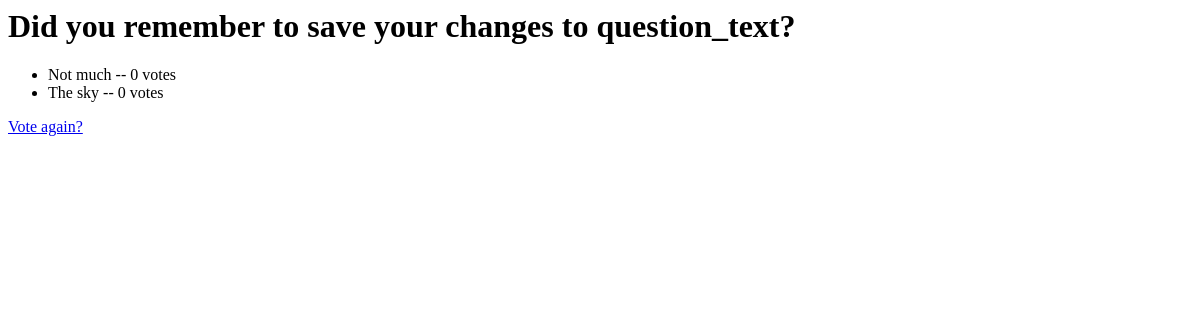
The app's page /polls/1/results/, older data.
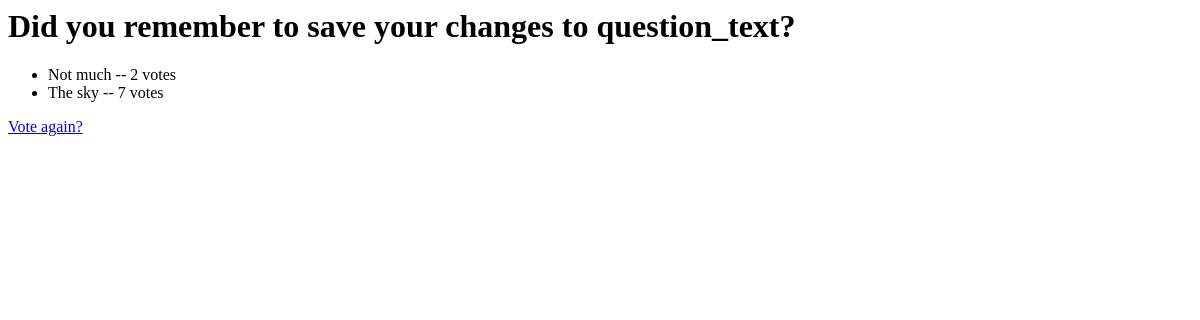
The same page, newer data.
### polls/models.py (models this page shows, shortened)
class Question(models.Model):
    question_text = models.CharField(max_length=200)
    pub_date = models.DateTimeField('date published')

class Choice(models.Model):
    question = models.ForeignKey(Question, on_delete=models.CASCADE)
    choice_text = models.CharField(max_length=200)
    votes = models.IntegerField(default=0)

### polls/views.py (the view)
# urls.py: path('<int:pk>/results/', views.ResultsView.as_view(), name='results'),
class ResultsView(generic.DetailView):
  model = Question
  template_name = 'polls/results.html'

### polls/templates/polls/results.html
<h1>{{ question.question_text }}</h1>
<ul>
  {% for choice in question.choice_set.all %}
    <li>{{ choice.choice_text }} -- {{ choice.votes }} vote{{ choice.votes|pluralize }}</li>
  {% endfor %}
</ul>
<a href="{% url 'polls:detail' question.id %}">Vote again?</a>

Row changes from the older to the newer data that the page shows:
changed Choice "Not much": votes "0" → "2"
changed Choice "The sky": votes "0" → "7"
